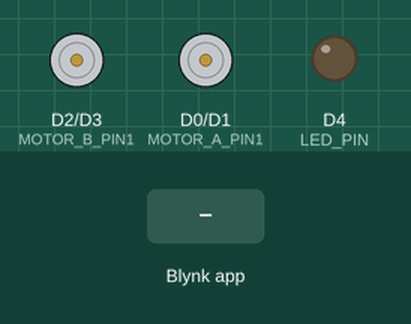
Recording of a sketch running on a simulated ESP8266 (NodeMCU). Shown: motor-driver pin pairs drawn as motors (green arrow = first pin HIGH = forward, orange = second pin HIGH = backward, longer = more drive), output pins drawn as LEDs (lit = HIGH). Inputs (shaded band) come from the test bench. WiFi joins after 1.5 s; servers stay silent unless stated; what the sketch prints to the serial monitor is not drawn.

Above: at 3.0 s.
3.1 s: Blynk app writes 1 to V0
At 3.5 s:
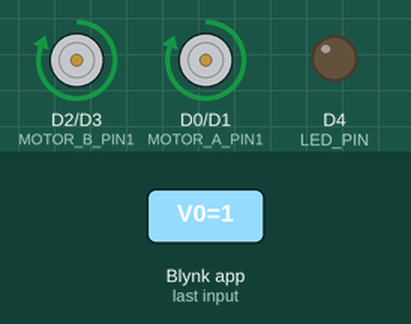
4.6 s: Blynk app writes 1 to V1
At 5.8 s:
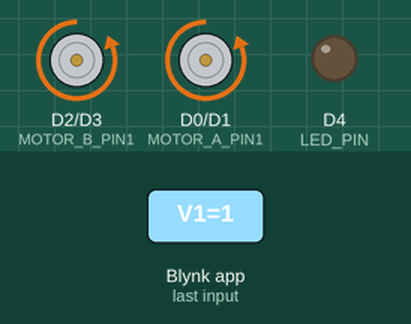
6.1 s: Blynk app writes 1 to V3
At 6.9 s:
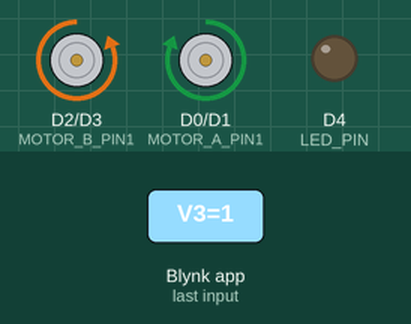
7.6 s: Blynk app writes 1 to V2
At 8.0 s:
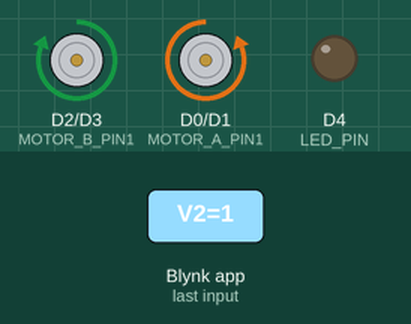
9.1 s: Blynk app writes 200 to V0
At 10.3 s:
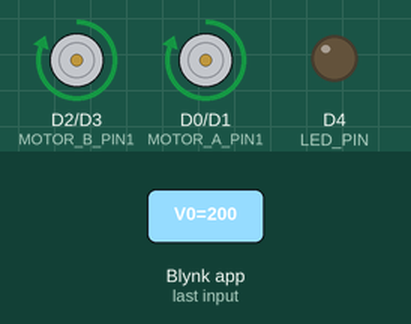
10.6 s: Blynk app writes 200 to V1
At 11.6 s:
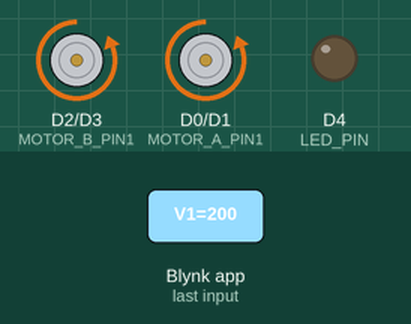
Timing chart, 0 to 13.1 s (numbered marks = the images above; inputs shaded):
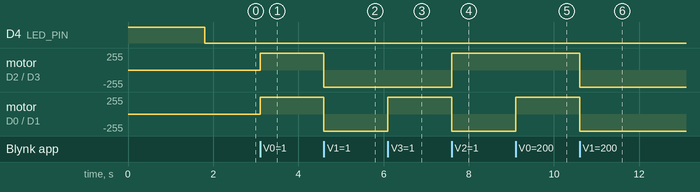

The sketch:

iot_rover.ino
```cpp
#include <ESP8266WiFi.h>
#include <BlynkSimpleEsp8266.h>

// Define motor control pins
#define MOTOR_A_PIN1 D0
#define MOTOR_A_PIN2 D1
#define MOTOR_B_PIN1 D2
#define MOTOR_B_PIN2 D3

// Define LED pin
#define LED_PIN D4 // GPIO2


#define BLYNK_TEMPLATE_NAME "IOT ROVER"
#define BLYNK_AUTH_TOKEN "NtSKZE0BmMVTZ4jZpmoOipuy6JnguW_G"
#define BLYNK_TEMPLATE_ID "TMPL3ipqaLYVV"

// WiFi credentials
char ssid[] = "IOT";
char pass[] = "iot@1234";

// Define a flag to keep track of connection status
bool isConnected = false;

void setup() {
  // Start serial communication
  Serial.begin(9600);

  // Set motor control pins as outputs
  pinMode(MOTOR_A_PIN1, OUTPUT);
  pinMode(MOTOR_A_PIN2, OUTPUT);
  pinMode(MOTOR_B_PIN1, OUTPUT);
  pinMode(MOTOR_B_PIN2, OUTPUT);

  // Set LED pin as output
  pinMode(LED_PIN, OUTPUT);
  digitalWrite(LED_PIN, 1); // Initially turn off the LED

  // Connect to WiFi
  WiFi.begin(ssid, pass);
  while (WiFi.status() != WL_CONNECTED) {
    delay(500);
    Serial.print(".");
  }
  Serial.println("WiFi connected");

  // Connect to Blynk
  Blynk.begin(BLYNK_AUTH_TOKEN, ssid, pass);
}

void loop() {
  // Run Blynk
  Blynk.run();

  // Check Blynk connection status and update LED state
  if (Blynk.connected() && !isConnected) {
    // Turn on the LED and update the LED widget
    digitalWrite(LED_PIN, 0);
    Blynk.virtualWrite(V4, 1); // Update LED widget to ON
    isConnected = true;
  } else if (!Blynk.connected() && isConnected) {
    // Turn off the LED and update the LED widget
    digitalWrite(LED_PIN, 1);
    Blynk.virtualWrite(V4, 0); // Update LED widget to OFF
    isConnected = false;
  }
}

// Function to control forward movement
BLYNK_WRITE(V0) {
  int value = param.asInt();
  if (value) {
    digitalWrite(MOTOR_A_PIN1, HIGH);
    digitalWrite(MOTOR_A_PIN2, LOW);
    digitalWrite(MOTOR_B_PIN1, HIGH);
    digitalWrite(MOTOR_B_PIN2, LOW);
    Serial.println("Function to control forward movement");

  } else {
    stopCar();
  }
}

// Function to control backward movement
BLYNK_WRITE(V1) {
  int value = param.asInt();
  if (value) {
    digitalWrite(MOTOR_A_PIN1, LOW);
    digitalWrite(MOTOR_A_PIN2, HIGH);
    digitalWrite(MOTOR_B_PIN1, LOW);
    digitalWrite(MOTOR_B_PIN2, HIGH);
    Serial.println("Function to control backward movement");

  } else {
    stopCar();
  }
}

// Function to control left movement
BLYNK_WRITE(V3) {
  int value = param.asInt();
  if (value) {
    digitalWrite(MOTOR_A_PIN1, HIGH);
    digitalWrite(MOTOR_A_PIN2, LOW);
    digitalWrite(MOTOR_B_PIN1, LOW);
    digitalWrite(MOTOR_B_PIN2, HIGH);
    Serial.println("Function to control left movement");

  } else {
    stopCar();
  }
}

// Function to control right movement
BLYNK_WRITE(V2) {
  int value = param.asInt();
  if (value) {
    digitalWrite(MOTOR_A_PIN1, LOW);
    digitalWrite(MOTOR_A_PIN2, HIGH);
    digitalWrite(MOTOR_B_PIN1, HIGH);
    digitalWrite(MOTOR_B_PIN2, LOW);
    Serial.println("Function to control right movement");

  } else {
    stopCar();
  }
}

// Function to stop the car
void stopCar() {
  digitalWrite(MOTOR_A_PIN1, LOW);
  digitalWrite(MOTOR_A_PIN2, LOW);
  digitalWrite(MOTOR_B_PIN1, LOW);
  digitalWrite(MOTOR_B_PIN2, LOW);
  Serial.println("Function to stop");

}
```

Measured:
- after the input at 3.1 s, motor on D2 (MOTOR_B_PIN1) / D3 (MOTOR_B_PIN2), motor on D0 (MOTOR_A_PIN1) / D1 (MOTOR_A_PIN2): stopped → forward 255/255 at once
- after the input at 4.6 s, motor on D2 (MOTOR_B_PIN1) / D3 (MOTOR_B_PIN2), motor on D0 (MOTOR_A_PIN1) / D1 (MOTOR_A_PIN2): forward 255/255 → backward 255/255 at once
- after the input at 6.1 s, motor on D0 (MOTOR_A_PIN1) / D1 (MOTOR_A_PIN2): backward 255/255 → forward 255/255 at once
- after the input at 7.6 s, motor on D2 (MOTOR_B_PIN1) / D3 (MOTOR_B_PIN2): backward 255/255 → forward 255/255 at once; motor on D0 (MOTOR_A_PIN1) / D1 (MOTOR_A_PIN2): forward 255/255 → backward 255/255 at once
- after the input at 9.1 s, motor on D0 (MOTOR_A_PIN1) / D1 (MOTOR_A_PIN2): backward 255/255 → forward 255/255 at once
- after the input at 10.6 s, motor on D2 (MOTOR_B_PIN1) / D3 (MOTOR_B_PIN2), motor on D0 (MOTOR_A_PIN1) / D1 (MOTOR_A_PIN2): forward 255/255 → backward 255/255 at once
